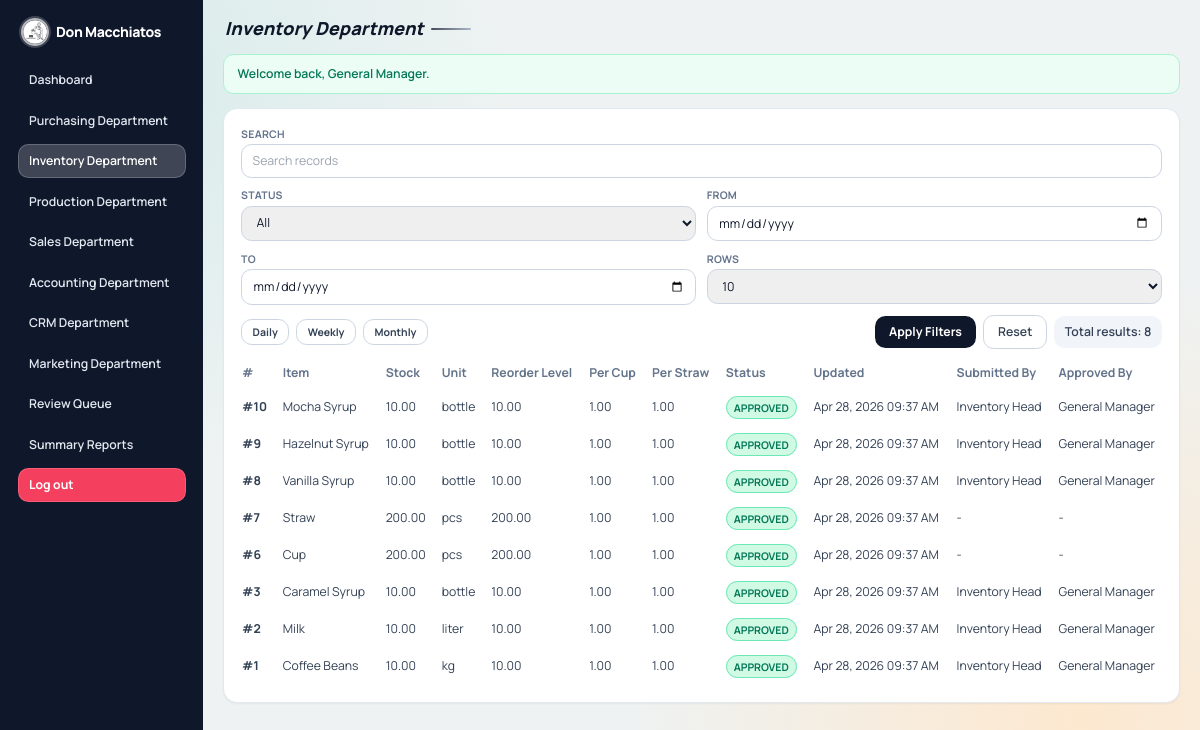
The page /department.php?dept=inventory (signed in) on the database as committed earlier.
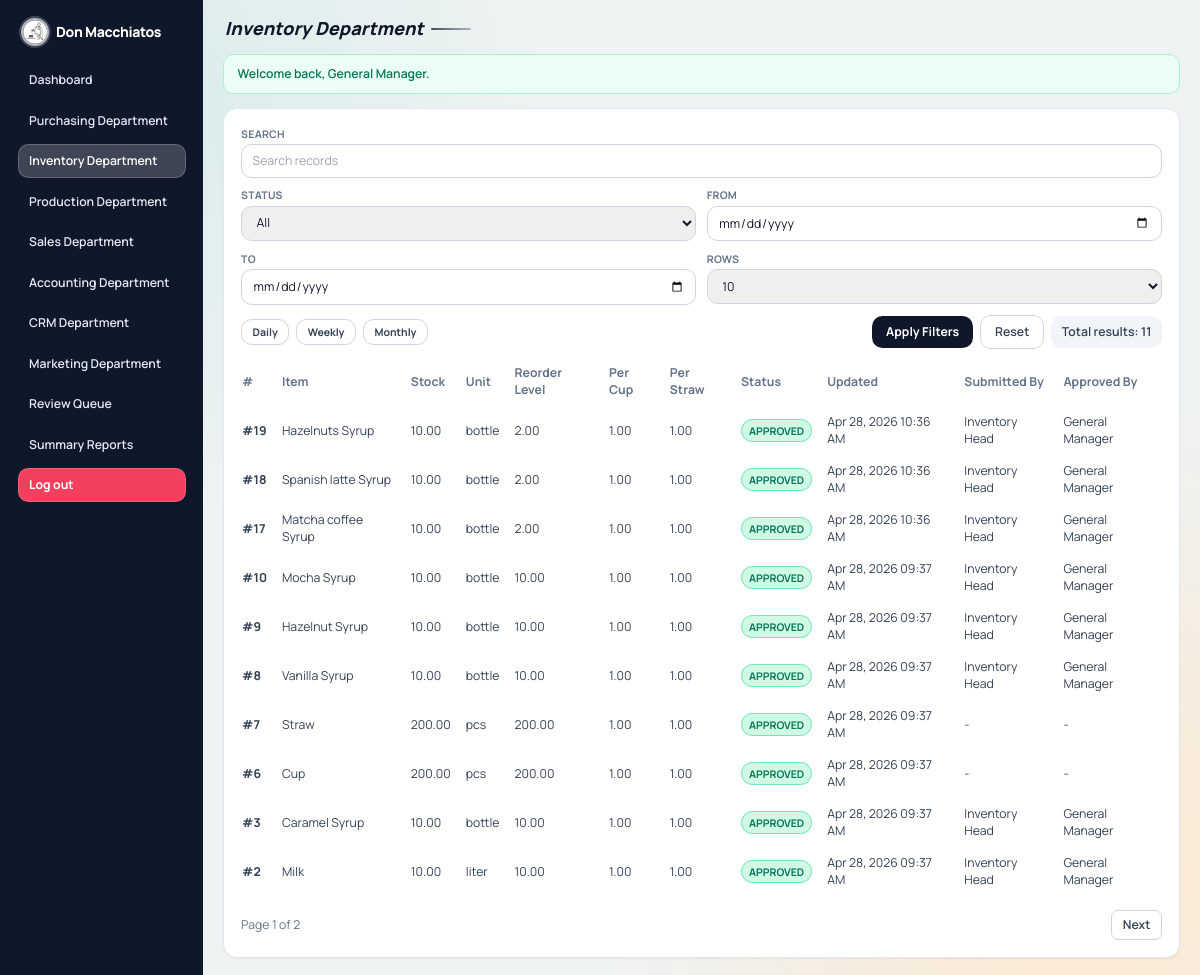
The same page on the database as committed later.
### tables this page shows
CREATE TABLE `inventory_items` (
  `id` int(10) UNSIGNED NOT NULL,
  `item_name` varchar(120) NOT NULL,
  `unit` varchar(30) NOT NULL,
  `stock_qty` decimal(12,2) NOT NULL DEFAULT 0.00,
  `reorder_level` decimal(12,2) NOT NULL DEFAULT 0.00,
  `per_cup_qty` decimal(12,2) NOT NULL DEFAULT 1.00,
  `per_straw_qty` decimal(12,2) NOT NULL DEFAULT 1.00,
  `notes` text DEFAULT NULL,
  `status` enum('pending','approved','rejected') NOT NULL DEFAULT 'pending',
  `submitted_by` int(10) UNSIGNED DEFAULT NULL,
  `approved_by` int(10) UNSIGNED DEFAULT NULL,
  `approval_note` text DEFAULT NULL,
  `approved_at` datetime DEFAULT NULL,
  `created_at` datetime NOT NULL DEFAULT current_timestamp(),
  `updated_at` datetime NOT NULL DEFAULT current_timestamp() ON UPDATE current_timestamp()
);

CREATE TABLE `users` (
  `id` int(10) UNSIGNED NOT NULL,
  `full_name` varchar(120) NOT NULL,
  `username` varchar(60) NOT NULL,
  `password_hash` varchar(255) NOT NULL,
  `role` enum('general_manager','department_head') NOT NULL,
  `department` enum('purchasing','inventory','production','sales','accounting','crm','marketing') DEFAULT NULL,
  `created_at` datetime NOT NULL DEFAULT current_timestamp(),
  `updated_at` datetime NOT NULL DEFAULT current_timestamp() ON UPDATE current_timestamp()
);

### includes/functions.php (called while the page is built, shortened)
<?php
function e($value): string
{
    return htmlspecialchars((string) $value, ENT_QUOTES, 'UTF-8');
}
function department_configs(): array
{
    global $DEPARTMENT_CONFIG;
    return $DEPARTMENT_CONFIG;
}
function department_config(string $departmentKey): ?array
{
    $configs = department_configs();
    return $configs[$departmentKey] ?? null;
}
function status_badge_class(string $status): string
{
    if ($status === 'approved') {
        return 'bg-emerald-100 text-emerald-700 border border-emerald-300';
    }
    return 'bg-amber-100 text-amber-700 border border-amber-300';
}
function format_table_value(string $column, $value): string
{
    if (in_array($column, ['stock_qty', 'reorder_level', 'ingredient_used_qty', 'unit_price', 'stock_deduct_qty', 'per_cup_qty', 'per_straw_qty', 'amount', 'total_amount', 'total_spent', 'requested_qty', 'quoted_unit_cost', 'estimated_total'], true)) {
        return number_format((float) $value, 2);
    }
    if (in_array($column, ['created_at', 'updated_at', 'approved_at', 'last_purchase_at', 'paid_at'], true)) {
        $timestamp = strtotime((string) $value);
        return $timestamp ? date('M d, Y h:i A', $timestamp) : (string) $value;
    }
    return (string) $value;
}

### department.php (the view, shortened to what the rows shown need)
<?php
$department = $_GET['dept'] ?? '';
$config = department_config($department);
$pdo = db();
$table = $config['table'];
$page = max(1, (int) ($_GET['page'] ?? 1));
$perPage = (int) ($_GET['per_page'] ?? 10);
$where = [];
$params = [];
$whereSql = $where ? ('WHERE ' . implode(' AND ', $where)) : '';
$offset = ($page - 1) * $perPage;
$stmt = $pdo->prepare("SELECT t.*, su.full_name AS submitted_name, au.full_name AS approved_name
    FROM {$table} t
    LEFT JOIN users su ON su.id = t.submitted_by
    LEFT JOIN users au ON au.id = t.approved_by
    {$whereSql}
    ORDER BY t.id DESC
    LIMIT {$perPage} OFFSET {$offset}");
$stmt->execute($params);
$rows = $stmt->fetchAll();
$inventoryMap = [];
$ingredientSelectionMap = [];
$isAccountingDepartment = $department === 'accounting';
$formatIngredientSelection = static function ($value, ?array $record = null) use ($ingredientSelectionMap): string {
    $ids = normalize_inventory_item_ids($value);
    if ($ids === [] && $record !== null) {
        $ids = inventory_item_ids_from_record($record);
    }
    return format_inventory_item_selection($ids, $ingredientSelectionMap);
};
require_once __DIR__ . '/includes/layout_top.php';
?>
<section class="rounded-2xl border border-slate-200 bg-white p-5 shadow-sm">
    <?php if (!$isAccountingDepartment): ?>
    <div class="table-scroll mt-4">
        <table class="stack-table w-full min-w-[980px] text-sm">
            <thead>
            <tr class="text-left text-slate-500">
                <th class="pb-2 pr-4" data-priority="high">#</th>
                <?php foreach ($config['list_columns'] as $label => $column): ?>
                    <th class="pb-2 pr-4" data-priority="medium"><?= e($label) ?></th>
                <?php endforeach; ?>
                <th class="pb-2 pr-4" data-priority="low">Submitted By</th>
                <th class="pb-2 pr-4" data-priority="low">Approved By</th>
            </tr>
            </thead>
            <tbody class="text-slate-700">
            <?php if ($rows): ?>
                <?php foreach ($rows as $row): ?>
                    <?php
                    $rowId = (int) $row['id'];
                    ?>
                    <tr class="border-t border-slate-100">
                        <td class="py-2 pr-4 font-bold">#<?= e((string) $rowId) ?></td>
                        <?php foreach ($config['list_columns'] as $column): ?>
                            <td class="py-2 pr-4">
                                <?php if ($column === 'status'): ?>
                                    <span class="rounded-full px-2 py-1 text-xs font-bold <?= e(status_badge_class((string) $row[$column])) ?>"><?= e(strtoupper((string) $row[$column])) ?></span>
                                <?php elseif ($column === 'inventory_item_id'): ?>
                                    <?= e($inventoryMap[(int) ($row[$column] ?? 0)] ?? '-') ?>
                                <?php elseif ($column === 'ingredient_item_ids'): ?>
                                    <?= e($formatIngredientSelection($row[$column] ?? null, $row)) ?>
                                <?php else: ?>
                                    <?= e(format_table_value($column, $row[$column] ?? null)) ?>
                                <?php endif; ?>
                            </td>
                        <?php endforeach; ?>
                        <td class="py-2 pr-4"><?= e($row['submitted_name'] ?? '-') ?></td>
                        <td class="py-2 pr-4"><?= e($row['approved_name'] ?? '-') ?></td>
                    </tr>
                <?php endforeach; ?>
            <?php else: ?>
                <tr>
                    <td colspan="100%" class="py-4 text-center text-slate-500">No records yet for this department.</td>
                </tr>
            <?php endif; ?>
            </tbody>
        </table>
    </div>
    <?php endif; ?>
</section>
<?php require_once __DIR__ . '/includes/layout_bottom.php'; ?>

Rows that differ between the two databases and show on the page:
no longer on this page (row unchanged): inventory_items: id "1", item_name "Coffee Beans", stock_qty "10.00", unit "kg", reorder_level "10.00", per_cup_qty "1.00", per_straw_qty "1.00", status "APPROVED", updated_at "Apr 28, 2026 09:37 AM", submitted_by.full_name "Inventory Head", approved_by.full_name "General Manager"
added inventory_items: id "19", item_name "Hazelnuts Syrup", stock_qty "10.00", unit "bottle", reorder_level "2.00", per_cup_qty "1.00", per_straw_qty "1.00", status "APPROVED", updated_at "Apr 28, 2026 10:36 AM", submitted_by.full_name "Inventory Head", approved_by.full_name "General Manager"
added inventory_items: id "18", item_name "Spanish latte Syrup", stock_qty "10.00", unit "bottle", reorder_level "2.00", per_cup_qty "1.00", per_straw_qty "1.00", status "APPROVED", updated_at "Apr 28, 2026 10:36 AM", submitted_by.full_name "Inventory Head", approved_by.full_name "General Manager"
added inventory_items: id "17", item_name "Matcha coffee Syrup", stock_qty "10.00", unit "bottle", reorder_level "2.00", per_cup_qty "1.00", per_straw_qty "1.00", status "APPROVED", updated_at "Apr 28, 2026 10:36 AM", submitted_by.full_name "Inventory Head", approved_by.full_name "General Manager"
Other text that changed with them:
$totalRows: "8" → "11"
$page: (not shown) → "1"
$totalPages: (not shown) → "2"
text now shown: "Page of Next"
